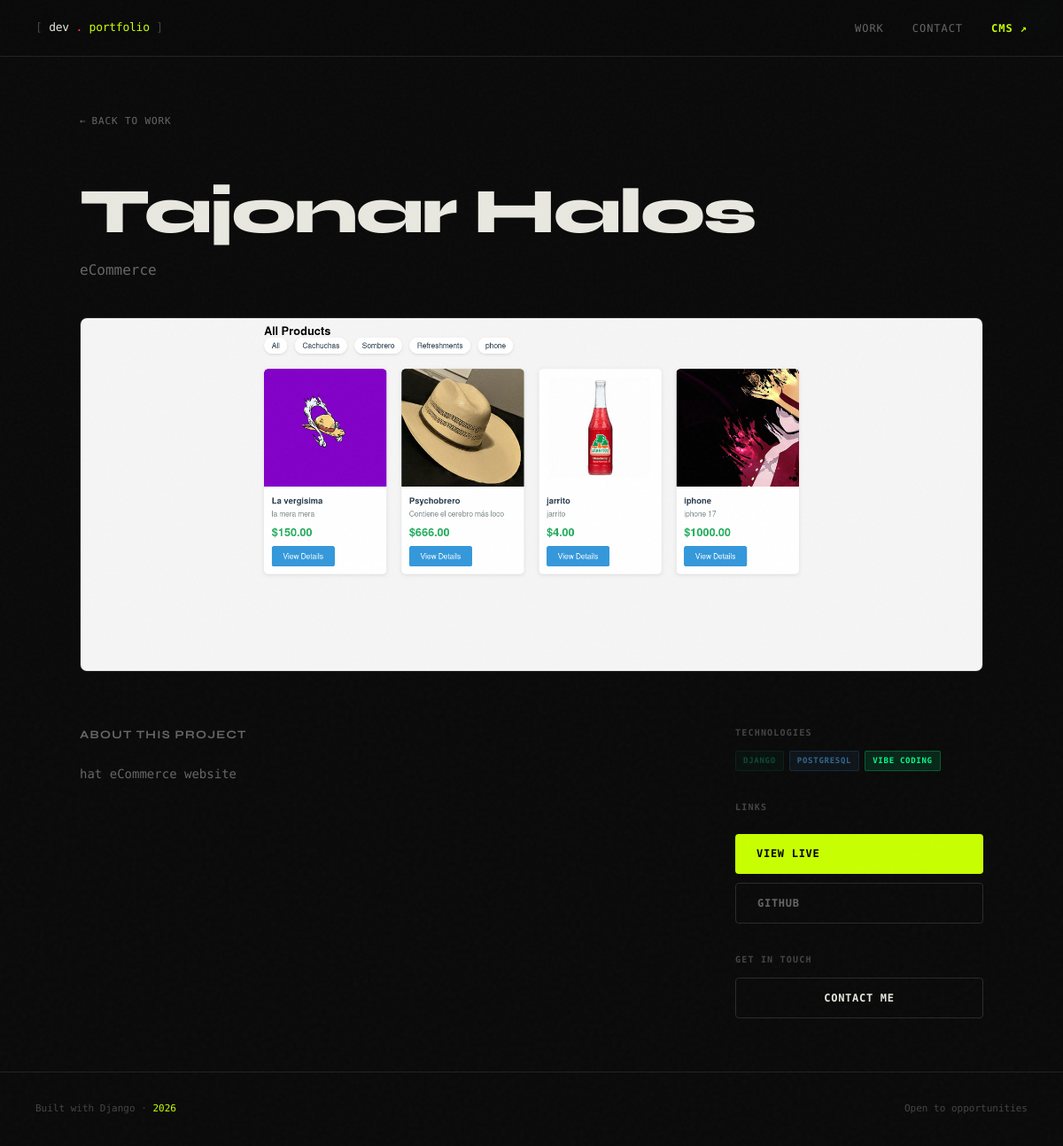
Screenshot of /projects/tajonar-halos/ with the database file from the repository.
### projects/models.py (models this page shows, shortened)
class Project(models.Model):
    STATUS_CHOICES = [
        ('live', 'Live'),
        ('wip', 'Work in Progress'),
        ('archived', 'Archived'),
    ]
    title = models.CharField(max_length=200)
    slug = models.SlugField(unique=True)
    tagline = models.CharField(max_length=300, help_text='Short one-liner description')
    description = models.TextField()
    technologies = models.ManyToManyField(Technology, blank=True)
    image = models.ImageField(upload_to='projects/', blank=True, null=True)
    live_url = models.URLField(blank=True, null=True)
    github_url = models.URLField(blank=True, null=True)
    status = models.CharField(max_length=10, choices=STATUS_CHOICES, default='live')
    featured = models.BooleanField(default=False)
    order = models.PositiveIntegerField(default=0, help_text='Lower = shown first')
    created_at = models.DateTimeField(auto_now_add=True)
    updated_at = models.DateTimeField(auto_now=True)
    class Meta:
        ordering = ['order', '-created_at']

class Technology(models.Model):
    name = models.CharField(max_length=50)
    color = models.CharField(max_length=7, default='#00ff88', help_text='Hex color for the tag')
    class Meta:
        verbose_name_plural = 'Technologies'
        ordering = ['name']

### projects/views.py (the view)
# urls.py: path('<slug:slug>/', views.project_detail, name='project_detail'),
def project_detail(request, slug):
    project = get_object_or_404(Project, slug=slug)
    return render(request, 'projects/detail.html', {'project': project})

### templates/projects/detail.html (shortened to what this page needs)
{% extends 'base.html' %}
{% load static %}
{% block content %}
<div class="detail-layout">
    <a href="{% url 'home' %}" class="back-link">Back to work</a>
    <div class="detail-header">
        <div class="card-status status-{{ project.status }}">{{ project.get_status_display }}</div>
        <h1 class="detail-title">{{ project.title }}</h1>
        <p class="detail-tagline">{{ project.tagline }}</p>
    </div>
    {% if project.image %}
    <div class="detail-image">
        <img src="{{ project.image.url }}" alt="{{ project.title }}">
    </div>
    {% endif %}
    <div class="detail-body">
        <div class="detail-description">
            <h2>About this project</h2>
            <p>{{ project.description|linebreaksbr }}</p>
        </div>
        <aside class="detail-meta">
            {% if project.technologies.all %}
            <div class="meta-block">
                <h3 class="meta-label">Technologies</h3>
                <div class="card-tech">
                    {% for tech in project.technologies.all %}
                    <span class="tech-tag" style="--tag-color: {{ tech.color }}">{{ tech.name }}</span>
                    {% endfor %}
                </div>
            </div>
            {% endif %}
            <div class="meta-block meta-links">
                <h3 class="meta-label">Links</h3>
                {% if project.live_url %}
                <a href="{{ project.live_url }}" target="_blank" rel="noopener" class="btn btn-primary">View Live</a>
                {% endif %}
                {% if project.github_url %}
                <a href="{{ project.github_url }}" target="_blank" rel="noopener" class="btn btn-ghost">GitHub</a>
                {% endif %}
            </div>
            <div class="meta-block">
                <h3 class="meta-label">Get in Touch</h3>
                <a href="{% url 'contact' %}" class="btn btn-outline">Contact Me</a>
            </div>
        </aside>
    </div>
</div>
{% endblock %}

### static/css/main.css (style rules this page uses)
:root { --bg: #0a0a0a; --bg-2: #111111; --bg-3: #1a1a1a; --border: #222; --border-light: #2a2a2a; --text: #e8e8e0; --text-muted: #666; --text-dim: #444; --accent: #c8ff00; --accent-dim: rgba(200, 255, 0, 0.15); --accent-2: #ff3c5a; --font-display: 'Syne', sans-serif; --font-mono: 'Space Mono', monospace; --radius: 4px; --radius-lg: 8px; --nav-h: 64px; }
*, *::before, *::after { box-sizing: border-box; margin: 0; padding: 0; }
html { scroll-behavior: smooth; }
body { background: var(--bg); color: var(--text); font-family: var(--font-mono); font-size: 14px; line-height: 1.7; min-height: 100vh; overflow-x: hidden; }
a { color: inherit; text-decoration: none; }
img { display: block; width: 100%; height: 100%; object-fit: cover; }
.btn { display: inline-flex; align-items: center; gap: 8px; padding: 12px 24px; border-radius: var(--radius); font-family: var(--font-mono); font-size: 12px; letter-spacing: 0.06em; text-transform: uppercase; font-weight: 700; transition: all 0.2s; cursor: pointer; border: none; }
.btn-primary { background: var(--accent); color: #000; }
.btn-ghost { background: transparent; color: var(--text-muted); border: 1px solid var(--border-light); }
.btn-outline { background: transparent; color: var(--text); border: 1px solid var(--border-light); width: 100%; justify-content: center; }
.card-status { position: absolute; top: 12px; right: 12px; padding: 3px 8px; border-radius: 2px; font-size: 9px; letter-spacing: 0.1em; text-transform: uppercase; font-weight: 700; }
.status-live { background: rgba(0,255,100,0.15); color: #00ff64; }
.card-tech { display: flex; flex-wrap: wrap; gap: 6px; }
.tech-tag { padding: 3px 8px; border-radius: 2px; font-size: 9px; letter-spacing: 0.08em; text-transform: uppercase; font-weight: 700; background: color-mix(in srgb, var(--tag-color) 12%, transparent); color: var(--tag-color); border: 1px solid color-mix(in srgb, var(--tag-color) 25%, transparent); }
.detail-layout { max-width: 1100px; margin: 0 auto; padding: 60px 40px; }
.back-link { display: inline-flex; align-items: center; gap: 6px; font-size: 11px; letter-spacing: 0.08em; text-transform: uppercase; color: var(--text-muted); margin-bottom: 40px; transition: color 0.2s; }
.back-link::before { content: '←'; }
.detail-header { margin-bottom: 40px; }
.detail-title { font-family: var(--font-display); font-size: clamp(40px, 6vw, 72px); font-weight: 800; letter-spacing: -0.03em; line-height: 1.0; margin: 16px 0; }
.detail-tagline { font-size: 16px; color: var(--text-muted); max-width: 600px; }
.detail-image { height: 400px; border-radius: var(--radius-lg); overflow: hidden; margin-bottom: 60px; border: 1px solid var(--border); }
.detail-body { display: grid; grid-template-columns: 1fr 280px; gap: 60px; align-items: start; }
.detail-description h2 { font-family: var(--font-display); font-size: 13px; font-weight: 700; letter-spacing: 0.1em; text-transform: uppercase; color: var(--text-muted); margin-bottom: 20px; }
.detail-description p { font-size: 14px; line-height: 1.9; color: var(--text-muted); }
.detail-meta { display: flex; flex-direction: column; gap: 32px; }
.meta-label { font-size: 10px; letter-spacing: 0.12em; text-transform: uppercase; color: var(--text-dim); margin-bottom: 12px; font-family: var(--font-mono); font-weight: 700; }
.meta-links { display: flex; flex-direction: column; gap: 10px; }

### rows the page displays
Project: title "Tajonar Halos", tagline "eCommerce", image (picture), description "hat eCommerce website"
Technology: name "DJANGO"
Technology: name "POSTGRESQL"
Technology: name "VIBE CODING"
